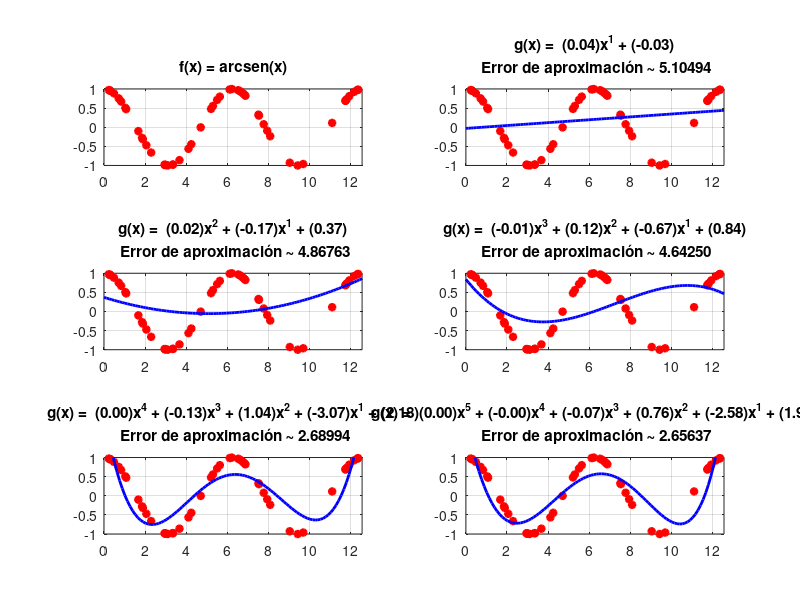

Source code (MATLAB):
xx = (4 * pi) .* rand(1, 50);
yy = cos(xx);



# cos(x)
subplot(3, 2, 1);
plot(xx, yy, 'r*', 'linewidth', 2)
axis([0, 4 * pi, -1, 1]);
grid on;
title('f(x) = arcsen(x)');

# aproximaciones
app_xx = linspace(0, 4 * pi);
cc = {};

for n=1:5
    cc{n} = polyfit(xx, yy, n);
    subplot(3, 2, n + 1);
    plot(xx, yy, 'r*', 'linewidth', 2,
         app_xx, polyval(cc{n}, app_xx), 'b', 'linewidth', 2);
    axis([0, 4 * pi, -1, 1]);
    grid on;
    t = 'g(x) = ';
    for i = 1:n
        t = sprintf('%s (%.2f)x^%d +', t, cc{n}(i), n + 1 - i);
    end
    t = sprintf('%s (%.2f)', t, cc{n}(n + 1));

    err = norm(polyval(cc{n}, xx) - yy, 2);
    t = sprintf('%s\n Error de aproximación ~ %.5f', t, err);
    title (t);
end
